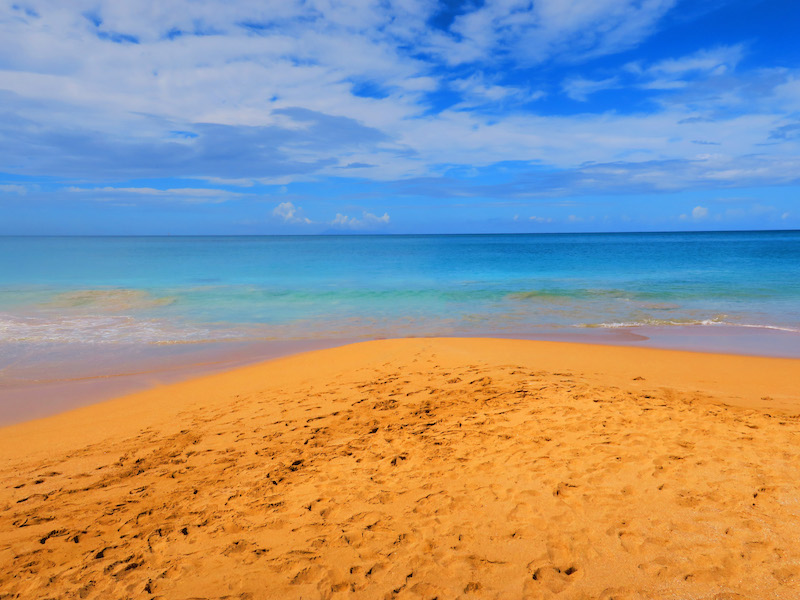
#> input picture week_07/cse110_images/b_beach.jpg, 800 x 600 px
$ python Prove.py
#> lines starting #> are read from the running program, lines starting #| are printed output that depends on the picture
"""
Jacob Padgett
W07 Prove
Bro Brian Wilson

NOTE: here is a colab notebook I used to play around in
https://colab.research.google.com/drive/14YEtmyD5E5cJpKzuq3VtwGyMayoyFP8A?usp=sharing
"""

d = "\n" * 2
dd = "-" * 50
ddd = d + dd
print(ddd)

# This line imports or includes the library we will need
from PIL import Image
import random

# Background Images
beach = Image.open("cse110_images/b_beach.jpg")
#> beach is the input picture: PIL image 800x600 RGB; mean R, G, B 152.6, 148, 143.9
desert = Image.open("cse110_images/b_desert.jpg")
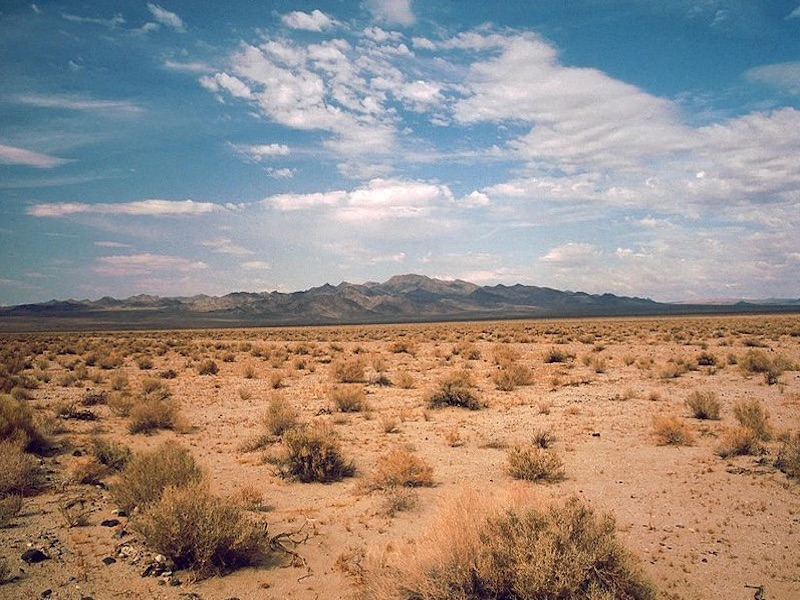
#> input picture week_07/cse110_images/b_desert.jpg, 800 x 600 px
#> desert is the input picture: PIL image 800x600 RGB; mean R, G, B 151.6, 139.6, 131.6
earth = Image.open("cse110_images/b_earth.jpg")
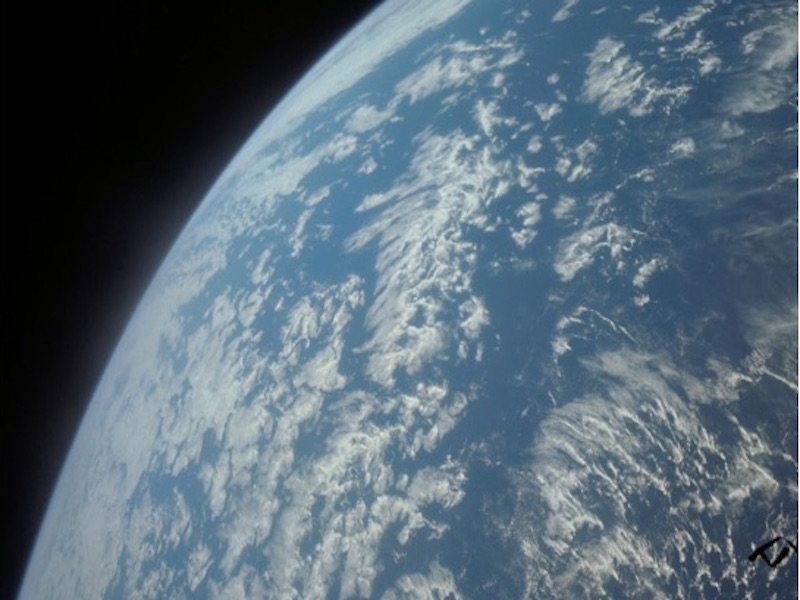
#> input picture week_07/cse110_images/b_earth.jpg, 800 x 600 px
#> earth is the input picture: PIL image 800x600 RGB; mean R, G, B 87.6, 105.6, 118.7
field = Image.open("cse110_images/b_field.jpg")
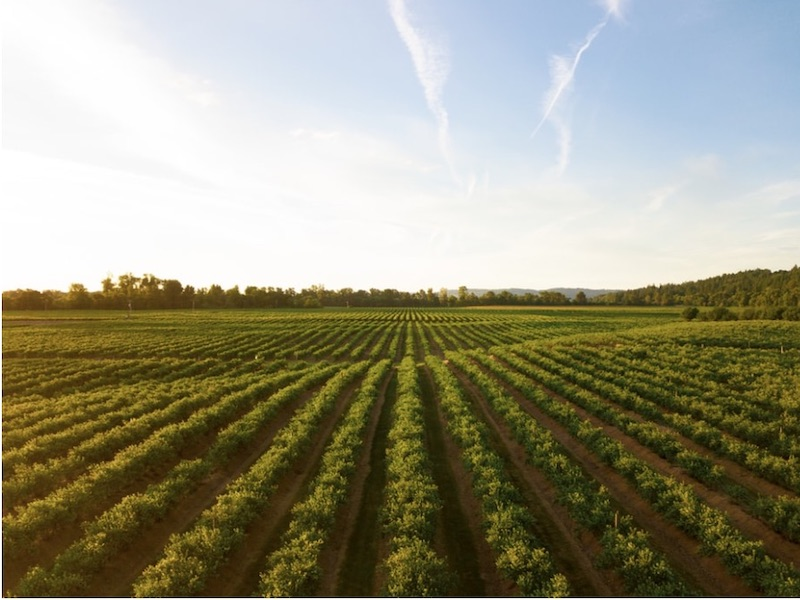
#> input picture week_07/cse110_images/b_field.jpg, 800 x 600 px
#> field is the input picture: PIL image 800x600 RGB; mean R, G, B 150.6, 148.3, 126.5
forest = Image.open("cse110_images/b_forest.jpg")
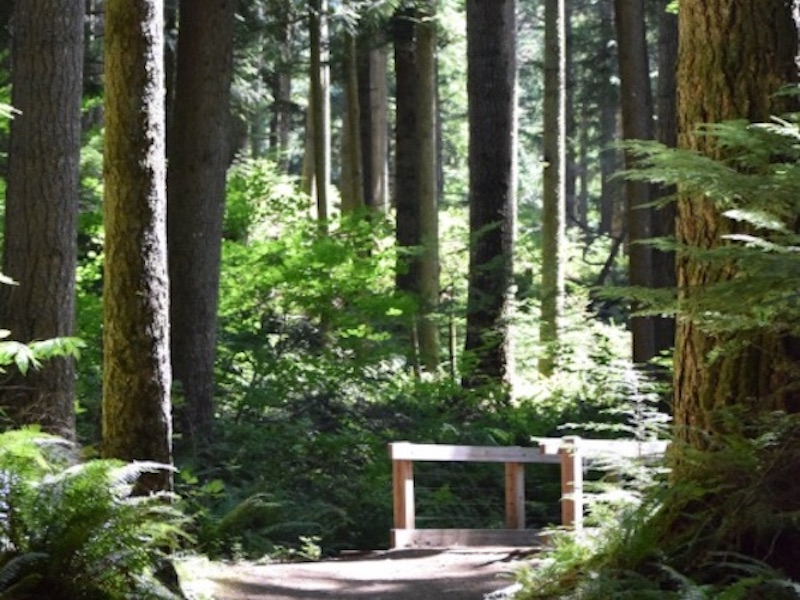
#> input picture week_07/cse110_images/b_forest.jpg, 800 x 600 px
#> forest is the input picture: PIL image 800x600 RGB; mean R, G, B 85, 91.6, 69.2
snowscape = Image.open("cse110_images/b_snowscape.jpg")
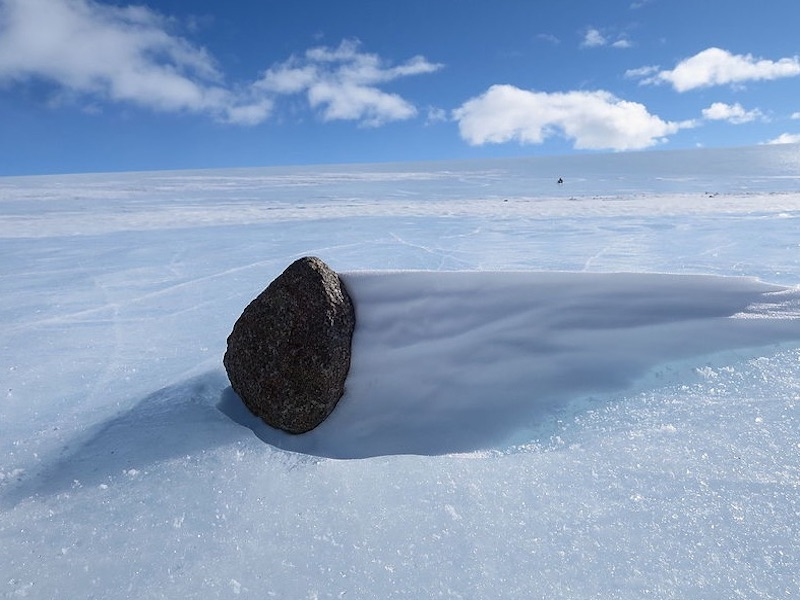
#> input picture week_07/cse110_images/b_snowscape.jpg, 800 x 600 px
#> snowscape is the input picture: PIL image 800x600 RGB; mean R, G, B 137.7, 160.8, 192.7
#> (the run stopped early here; a loop or call above may not have finished)
